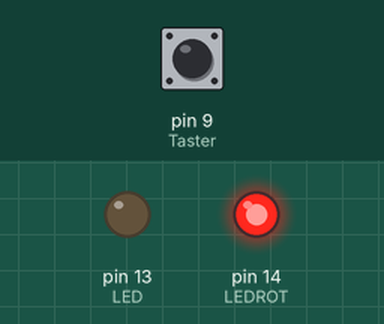
Simulated run of this sketch. Board: Arduino Uno, built with avr-gcc and run on an emulated ATmega328P. Parts: output pins drawn as LEDs (lit = HIGH). Inputs (shaded band) come from the test bench; at power-on: pin 9 (Taster) LOW.

Above: at 1.2 s.
1.3 s: pin 9 (Taster) pulled HIGH for 0.15 s
At 1.37 s:
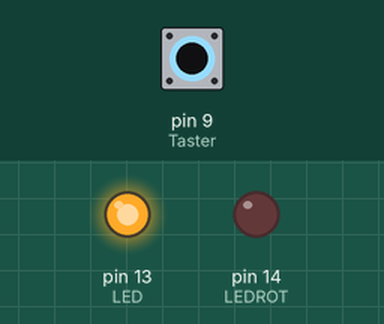
2.9 s: pin 9 (Taster) pulled HIGH for 3.2 s
At 7.3 s:
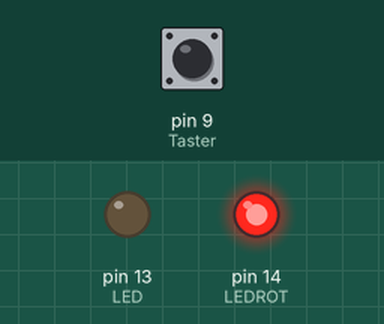
Timing chart, 0 to 8.8 s (numbered marks = the images above; inputs shaded):
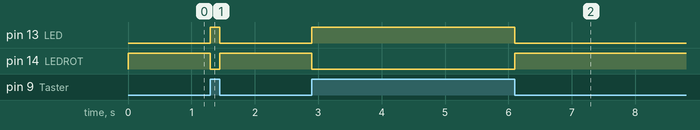

The sketch:

sketch_sep14a.ino
```cpp
#define LED     13                // onboard LED
#define Taster  9                 // Pulldown und UP
#define LEDROT     14
void setup()
{
 pinMode(LED,OUTPUT);  //LED an ausgang 13 wird angesteuert
 pinMode(LEDROT,OUTPUT);  //LED an ausgang 14 wird angesteuert
 pinMode(Taster,INPUT);
}
void loop()
{
  if(digitalRead(Taster) == 1)
   {
    digitalWrite(LED, HIGH);
   }
   else
   {
    digitalWrite(LED, LOW);
   }
     if(digitalRead(Taster) == 0)
   {
    digitalWrite(LEDROT, HIGH);
   }
   else
   {
    digitalWrite(LEDROT, LOW);
   }
}
```

Measured:
- after the input at 1.3 s, pin 13 (LED): LOW → HIGH at once, → LOW 0.15 s later; pin 14 (LEDROT): HIGH → LOW at once, → HIGH 0.15 s later
- after the input at 2.9 s, pin 13 (LED): LOW → HIGH at once, → LOW 3.2 s later; pin 14 (LEDROT): HIGH → LOW at once, → HIGH 3.2 s later
